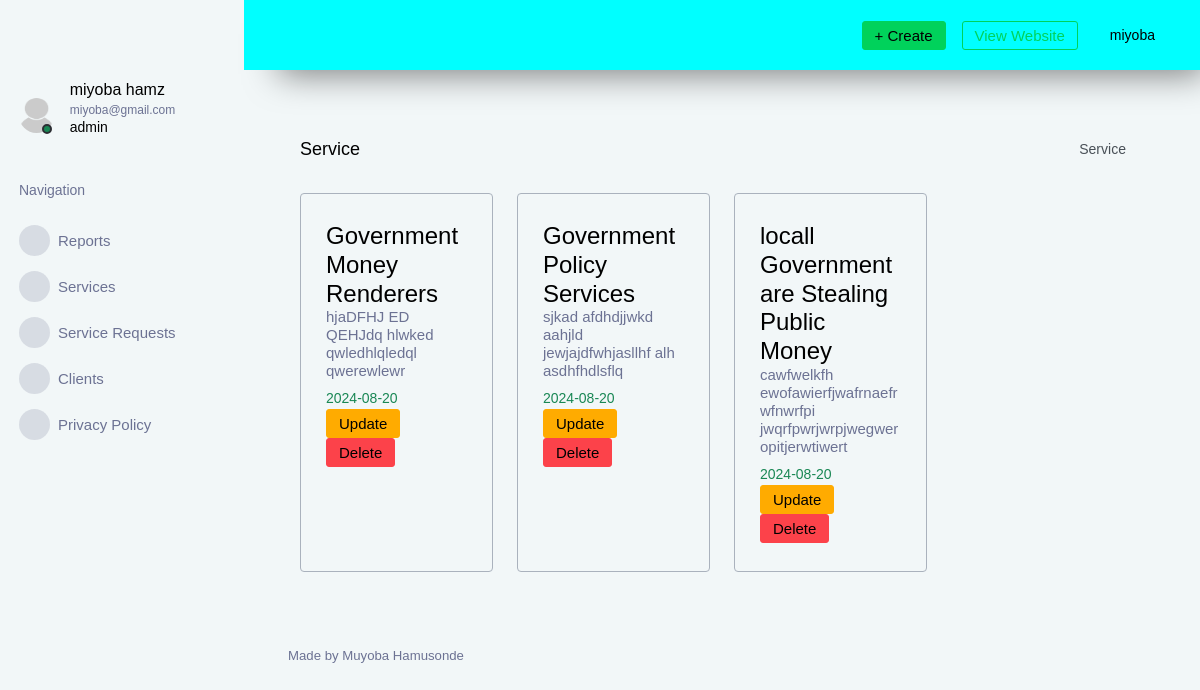
Before: /dashboard/services/ (signed in) with the older database file.
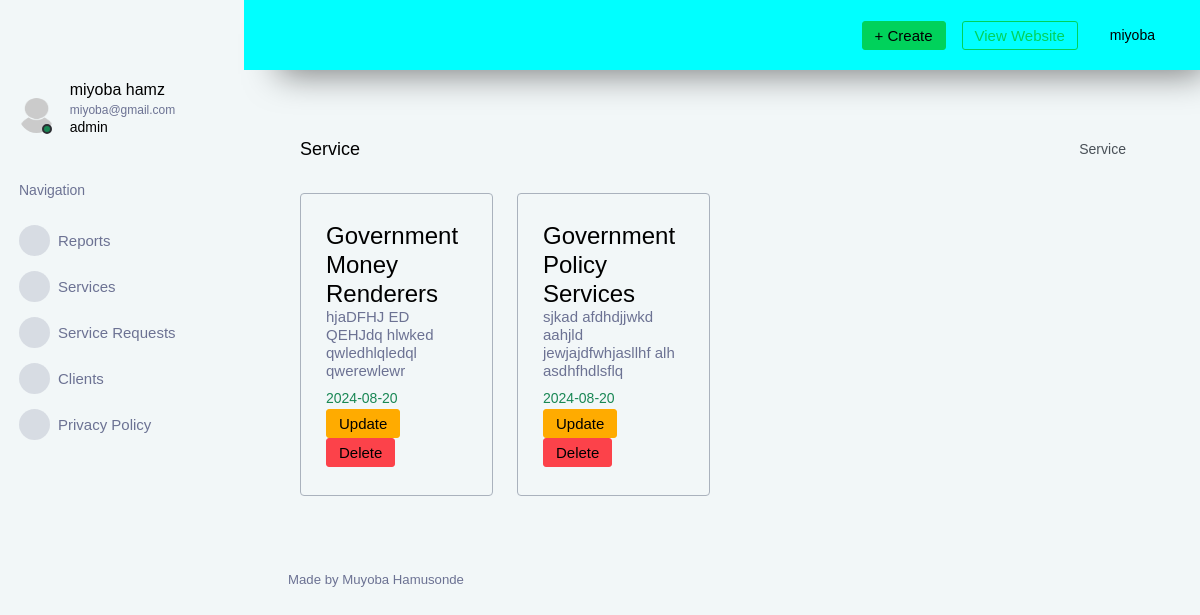
After: the same page with the newer database file.
### models.py (models this page shows, shortened)
class Service(database.Model):
    id = database.Column(database.Integer, primary_key=True,autoincrement=True)
    name = database.Column(database.String(100), nullable=False)
    description = database.Column(database.Text, nullable=True)
    updated = database.Column(database.Date,default = date.today())
    author = database.Column(database.Integer, database.ForeignKey(User.id) )
    publisher = relationship('User', backref='publisher_service')

### main.py (the view)
@main.route('/dashboard/services/')
@login_required
def services():
    me = User.query.filter_by(email=current_user.email).first()
    services = database.session.query(Service).all()
    return render_template(
        'dashboard/services.html',
        me=me,
        services=services
    )

### __init__.py (called while the page is built)
def create_app():
    app = Flask(__name__, template_folder='html')
    app.config['SECRET_KEY'] = b'_5#y2L"F4Q8z\n\xec]/'
    app.config['SQLALCHEMY_DATABASE_URI'] = 'sqlite:///' + os.path.join(os.path.abspath(os.path.dirname(__file__)), 'database.db')
    app.config['SQLALCHEMY_TRACK_MODIFICATIONS'] = False
    database.init_app(app)
    migrate.init_app(app, database)
    login_manager.init_app(app)
    login_manager.login_view = 'auth.login'
    from .models import User  # Import models after initializing database
    @login_manager.user_loader
    def load_user(user_id):
        return User.query.get(int(user_id))
    from .auth import auth as auth_blueprint
    app.register_blueprint(auth_blueprint)
    from .main import main as main_blueprint
    app.register_blueprint(main_blueprint)
    return app

### templates/dashboard/services.html (shortened to what this page needs)
{% extends 'dashboard/base.html' %}
{% block main %}
    <div class="content-wrapper">
        <div class="page-header">
        <h3 class="page-title">Service</h3>
        <nav aria-label="breadcrumb">
            <ol class="breadcrumb">
            <li class="breadcrumb-item active" aria-current="page">Service</li>
            </ol>
        </nav>
    </div>
    <div class="row">
        {% for s in services %}
        <div class="col-xl-3 col-sm-6 grid-margin stretch-card">
          <div class="card">
            <div class="card-body">
              <div class="row">
                <div class="col-9">
                  <div class="d-flex align-items-center align-self-start">
                    <h3 class="mb-0">{{s.name}}</h3>
                  </div>
                </div>
              </div>
              <h6 class="text-muted font-weight-normal">{{s.description}}</h6>
              <p class="text-success  mb-0 font-weight-medium">{{s.updated}}</p>
              <a href="{{ url_for('main.update_service', id=s.id) }}" class="btn btn-warning">Update</a>
              <form action="{{ url_for('main.delete_service', id=s.id) }}" method="POST" style="display:inline;">
                <button type="submit" class="btn btn-danger" onclick="return confirm('Are you sure you want to delete this service?');">Delete</button>
              </form>
            </div>
          </div>
        </div>
        {% endfor %}
      </div>
{% endblock %}

Changed rows visible on the page:
removed Service: name "locall Government are Stealing Public Money", description "cawfwelkfh ewofawierfjwafrnaefr wfnwrfpi jwqrfpwrjwrpjwegweropitjerwtiwert", updated "2024-08-20"
